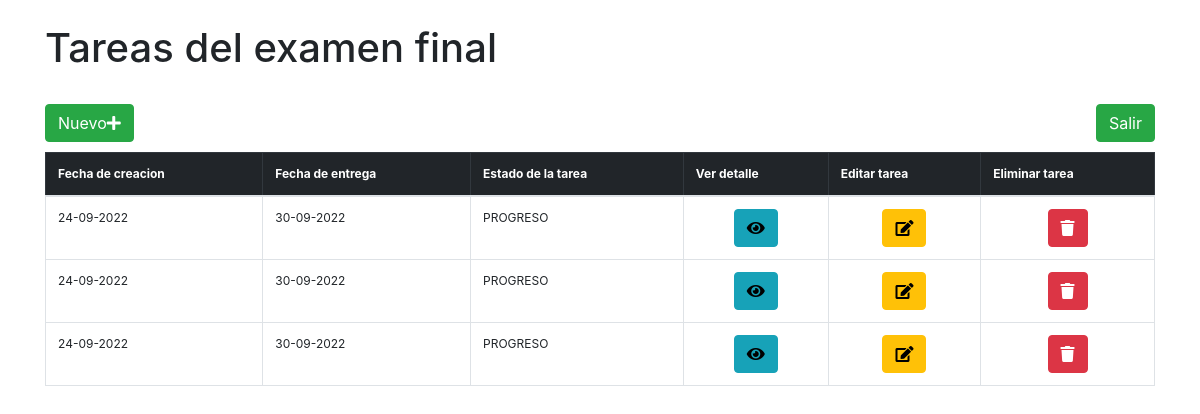
The page /examenFinal/dashboard on the database as committed earlier.
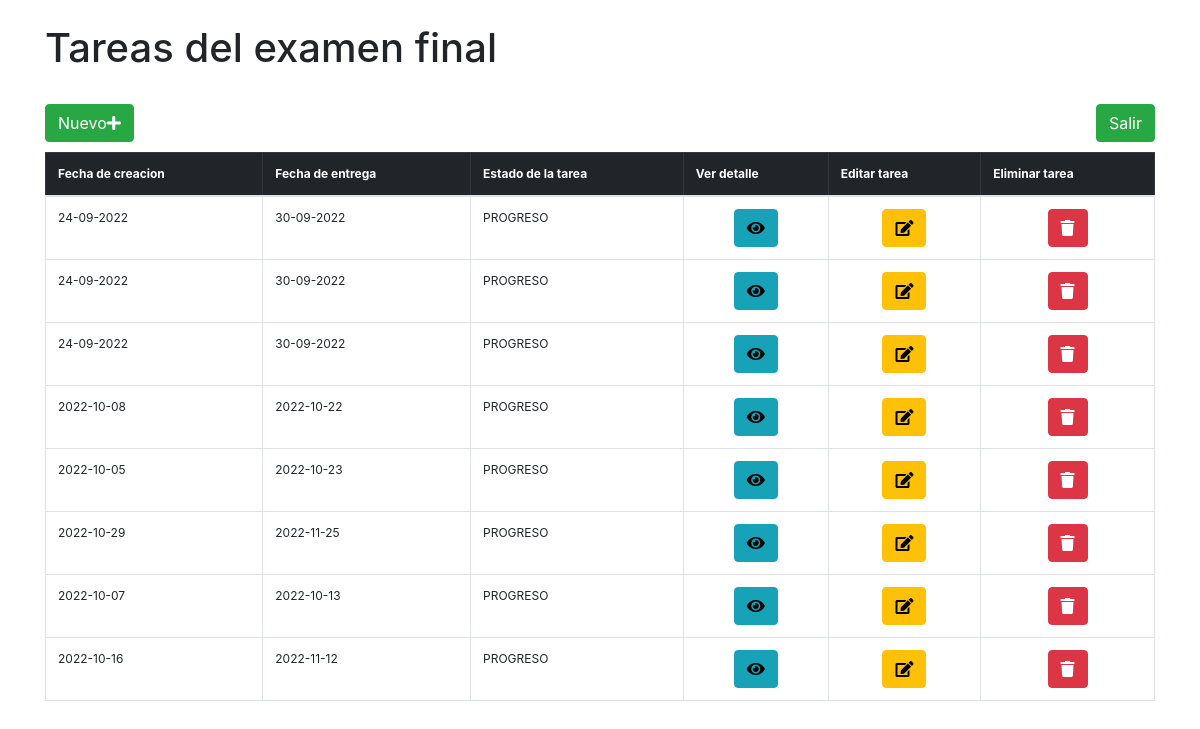
The same page on the database as committed later.
### examenFinal/models.py (models this page shows)
class tareasExamen(models.Model):
    fechaCreacion = models.CharField(max_length=256,default='24-09-2022')
    fechaEntrega = models.CharField(max_length=256,default='30-09-2022')
    descripcion = models.CharField(max_length=512,default='')
    estadoTarea = models.CharField(max_length=128,default='PROGRESO')

### examenFinal/views.py (the view)
# urls.py: path('dashboard',views.dashboard,name='dashboard'),
def dashboard(request):
    return render(request,'examenFinal/dashboard.html',{
        'tareas_totales':tareasExamen.objects.all().order_by('id')
    })

### examenFinal/templates/examenFinal/dashboard.html (shortened to what this page needs)
<!DOCTYPE html>
<html lang="es">
    <head>
        <link href="https://cdn.jsdelivr.net/npm/bootstrap@5.1.3/dist/css/bootstrap.min.css" rel="stylesheet">
        <link rel="stylesheet" href="https://use.fontawesome.com/releases/v5.8.1/css/all.css">
        <link href="https://maxcdn.bootstrapcdn.com/bootstrap/4.0.0/css/bootstrap.min.css" rel="stylesheet">
    </head>
    <body>
        <div class="container">
            <br>
            <h1>Tareas del examen final</h1>
            <br>
            <div>
                <a class="btn btn-success float-start" style="color: white;" onclick="nuevaTarea()" data-bs-toggle="modal" data-bs-target="#nuevaTarea">Nuevo<i class="fa fa-plus"></i></a>
                <a class="btn btn-success float-end" style="color: white;" href="{% url 'examenFinal:index' %}">Salir</a>
            </div>
            <br>
            <br>
            <table class="table table-bordered table-hover" style="font-size: 12px;">
                <thead class="table-dark">
                    <tr>
                        <th scope="col">Fecha de creacion</th>
                        <th scope="col">Fecha de entrega</th>
                        <th scope="col">Estado de la tarea</th>
                        <th scope="col">Ver detalle</th>
                        <th scope="col">Editar tarea</th>
                        <th scope="col">Eliminar tarea</th>
                    </tr>
                </thead>
                <tbody id="tareasDatos">
                {% for tarea in tareas_totales %}
                <tr>
                    <td scope="row">{{ tarea.fechaCreacion }}</td>
                    <td>{{ tarea.fechaEntrega }}</td>
                    <td>{{ tarea.estadoTarea }}</td>
                    <td style="text-align: center;"><a id="{{ tarea.id }}" class="btn btn-info" style="color: black;" data-bs-toggle="modal" data-bs-target="#verDetalle" onclick="mostrarDetalle(this.id)"><i class="fa fa-eye"></i></a></td>
                    <td style="text-align: center;"><a id="{{ tarea.id }}" class="btn btn-warning" style="color: black;" data-bs-toggle="modal" data-bs-target="#editarTarea" onclick="editarTarea(this.id)"><i class="fa fa-edit"></i></a></td>
                    <td style="text-align: center;"><a id="{{ tarea.id }}" class="btn btn-danger" style="color: white;" onclick="eliminarTarea(this.id)"><i class="fa fa-trash"></i></a></td>
                </tr>
                {% endfor %}
                </tbody>
            </table>
        </div>
    </body>
</html>

Rows that differ between the two databases and show on the page:
added tareasExamen: fechaCreacion "2022-10-08", fechaEntrega "2022-10-22", estadoTarea "PROGRESO"
added tareasExamen: fechaCreacion "2022-10-05", fechaEntrega "2022-10-23", estadoTarea "PROGRESO"
added tareasExamen: fechaCreacion "2022-10-29", fechaEntrega "2022-11-25", estadoTarea "PROGRESO"
added tareasExamen: fechaCreacion "2022-10-07", fechaEntrega "2022-10-13", estadoTarea "PROGRESO"
added tareasExamen: fechaCreacion "2022-10-16", fechaEntrega "2022-11-12", estadoTarea "PROGRESO"
